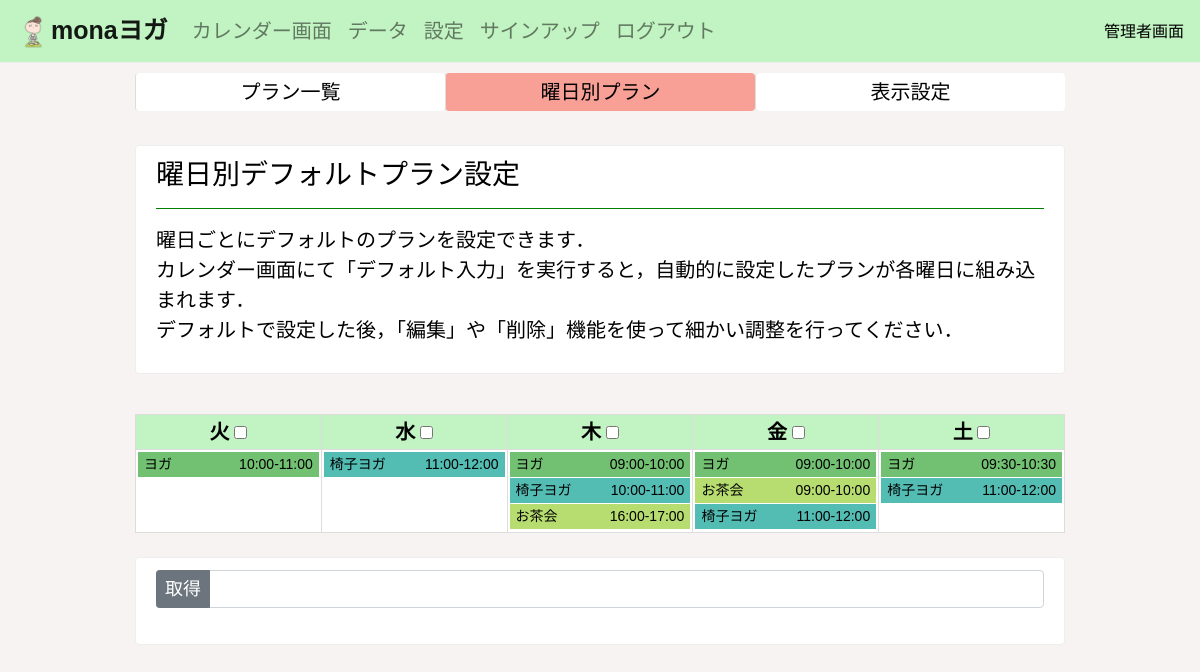
The app's page /calendar_default/ (signed in), older data.
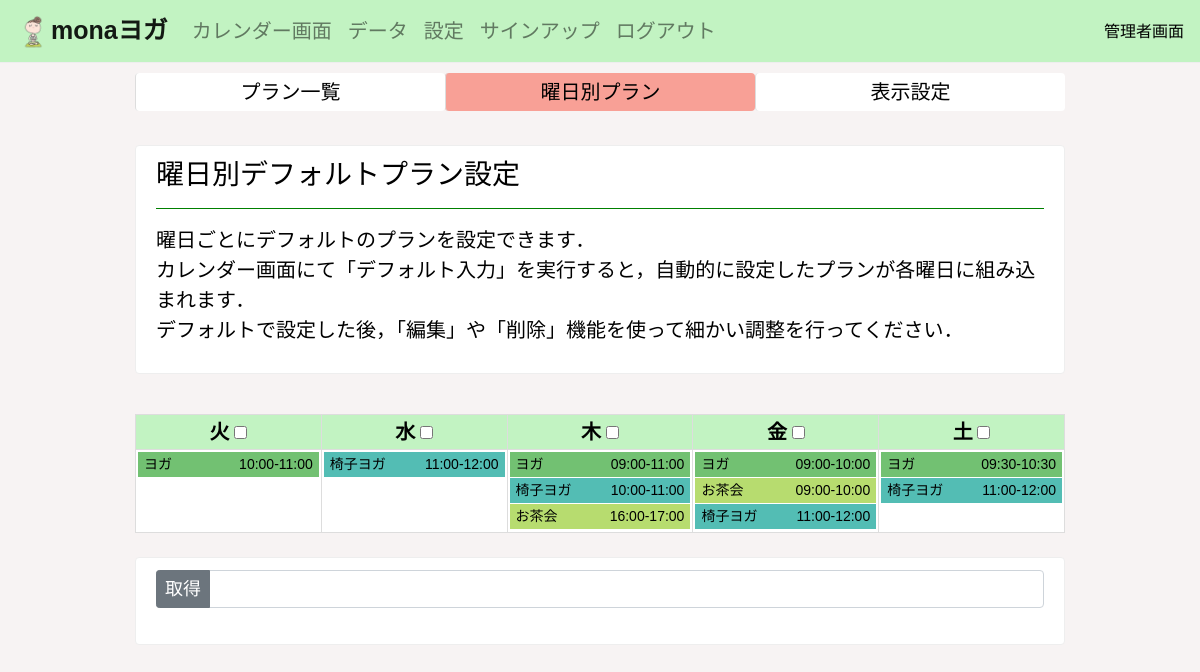
The same page, newer data.
### yogaapp/models.py (models this page shows, shortened)
class WeekdayDefaultModel(models.Model):
    weekday = models.CharField('曜日', max_length=100, default='')
    plan = models.CharField('プラン', max_length=100, default=0)
    time = models.CharField('時間', max_length=50, default='')
    location = models.CharField('場所', max_length=50, default='スタジオ')
    max_book = models.IntegerField('最大予約人数', default=7)
    plan_num = models.IntegerField('モデルナンバー', default=0)

### yogaapp/views/view6.py (the view, shortened to what this page needs)
# urls.py: path('calendar_default/', calendar_dafault_func, name='calendar_default'),
@login_required
def calendar_dafault_func(request):
    setting_plan_model = SettingPlanModel.objects.all().order_by('plan_num')
    a = WeekdayCalendar()
    context = a.get_context_data(setting_plan_model)
    return render(request, 'weekday_default.html', context)

### yogaapp/views/view6.py (called while the page is built)
    def sort_by_time(self, plan_list):
        new_plan_list = []
        for item_list in plan_list:
            if len(item_list) >= 2:
                try:
                    plan = sorted(item_list, key = lambda x: x.time)
                except:
                    pass
                new_plan_list.append(plan)
            else:
                new_plan_list.append(item_list)
        return new_plan_list

    def make_weekday_list(self, plan_list):
        weekday_list = ['monday', 'tuesday', 'wednesday', 'thursday', 'friday', 'saturday']
        if  self.monday == 0: #月曜日が非表示の時の処理
            plan_list.pop(0)
            weekday_list.pop(0)
        return weekday_list

### templates/weekday_default.html (shortened to what this page needs)
{% extends 'base.html' %}
{% load static %}
{% block customcss %}
<link rel="stylesheet" type="text/css" href="{% static 'book_admin.css' %}">
<link rel="stylesheet" type="text/css" href="{% static 'weekday_default.css' %}">
{% endblock customcss %}
{% block header %}
{% include 'header_admin.html' %}
{% endblock header %}
{% block content %}
<div class="container">
    <div class="order_top" id="order" style="margin-top: 10px; margin-bottom: 10px;">
        <ul class="nav nav-pills">
            <li class="nav-item">
                <a id="callendar" class="nav-link" href="{% url 'setting_plan' %}">プラン一覧</a>
            </li>
            <li class="nav-item" style="background-color: rgb(248, 160, 150);">
                <a id="access" class="nav-link" href="{% url 'calendar_default' %}">曜日別プラン</a>
            </li>
            <li class="nav-item">
                <a id="booked_list" class="nav-link" href="{% url 'note' %}">表示設定</a>
            </li>
        </ul>
    </div>
    <br>
    <div class="alert alert-warning setting" role="alert">
        <h3>曜日別デフォルトプラン設定</h3>
        <hr style="border-color: green;">
        <p>
            曜日ごとにデフォルトのプランを設定できます．<br>
            カレンダー画面にて「デフォルト入力」を実行すると，自動的に設定したプランが各曜日に組み込まれます．<br>
            デフォルトで設定した後，「編集」や「削除」機能を使って細かい調整を行ってください．
        </p>
    </div>
    <br>
    <table width="100%">
        <thead style="background-color: rgb(194, 243, 194);">
            <th>火 <input type="checkbox" class="checks" value="tuesday"></th>
            <th>水 <input type="checkbox" class="checks" value="wednesday"></th>
            <th>木 <input type="checkbox" class="checks" value="thursday"></th>
            <th>金 <input type="checkbox" class="checks" value="friday"></th>
            <th>土 <input type="checkbox" class="checks" value="saturday"></th>
        </thead>
        <tr class="box">
            {% for weekday, plans in plan_list %}
            <th>
                <a href="{% url 'weekday_detail' weekday %}">
                    {% for plan in plans %}
                    <p class="yoga_set yoga{{ plan.plan_num }}">{{ plan.plan}}<span class="hidden">{{ plan.time }}</span></p>
                    {% endfor %}
                </a>
            </th>
            {% endfor %}
        </tr>
    </table>
    <br>
    <div class="alert alert-warning setting" role="alert">
        <form action="" method="POST" name="form1">{% csrf_token %}
            <div class="input-group flex-nowrap">
                <div class="input-group-prepend">
                    <input type="button" class="btn btn-secondary btn-sm" onclick="check_click()" value="取得">
                </div>
                <input type="" class="form-control" placeholder="" id="checked" name="select_days" readonly
                    style="background-color: #fff;">
            </div>
            <br>
        </form>
    </div>
</div>
{% endblock content %}

Row changes from the older to the newer data that the page shows:
changed WeekdayDefaultModel (number 3 of 10 on the later page): time "09:00-10:00" → "09:00-11:00"
